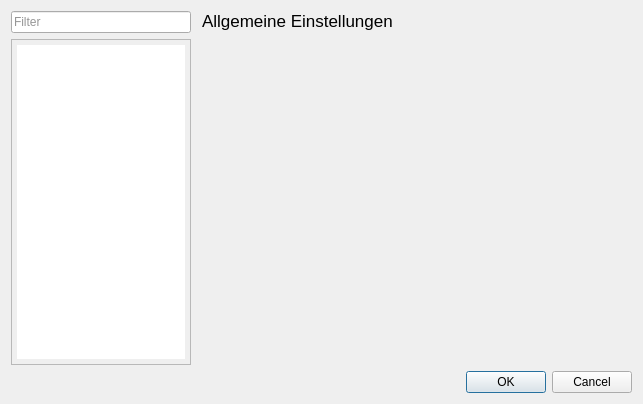
<?xml version="1.0" encoding="UTF-8"?>
<ui version="4.0">
 <class>Settings</class>
 <widget class="QDialog" name="Settings">
  <property name="geometry">
   <rect>
    <x>0</x>
    <y>0</y>
    <width>643</width>
    <height>404</height>
   </rect>
  </property>
  <property name="windowTitle">
   <string>Einstellungen</string>
  </property>
  <property name="windowIcon">
   <iconset resource="resources.qrc">
    <normaloff>:/common/res/common/wrench.png</normaloff>:/common/res/common/wrench.png</iconset>
  </property>
  <layout class="QVBoxLayout" name="verticalLayout">
   <item>
    <layout class="QHBoxLayout" name="horizontalLayout">
     <item>
      <layout class="QVBoxLayout" name="verticalLayout_2">
       <item>
        <widget class="QLineEdit" name="txtFilter">
         <property name="enabled">
          <bool>true</bool>
         </property>
         <property name="sizePolicy">
          <sizepolicy hsizetype="Preferred" vsizetype="Preferred">
           <horstretch>0</horstretch>
           <verstretch>0</verstretch>
          </sizepolicy>
         </property>
         <property name="styleSheet">
          <string notr="true">color: rgb(150, 150, 150);</string>
         </property>
         <property name="text">
          <string>Filter</string>
         </property>
        </widget>
       </item>
       <item>
        <widget class="QListWidget" name="lwCategorys">
         <property name="sizePolicy">
          <sizepolicy hsizetype="Fixed" vsizetype="Expanding">
           <horstretch>0</horstretch>
           <verstretch>0</verstretch>
          </sizepolicy>
         </property>
         <property name="maximumSize">
          <size>
           <width>180</width>
           <height>16777215</height>
          </size>
         </property>
         <property name="font">
          <font>
           <pointsize>12</pointsize>
          </font>
         </property>
         <property name="statusTip">
          <string>Allgemeine Einstellungen</string>
         </property>
         <property name="autoFillBackground">
          <bool>false</bool>
         </property>
         <property name="styleSheet">
          <string notr="true">padding: 5px;</string>
         </property>
         <property name="editTriggers">
          <set>QAbstractItemView::NoEditTriggers</set>
         </property>
         <property name="selectionRectVisible">
          <bool>true</bool>
         </property>
        </widget>
       </item>
      </layout>
     </item>
     <item>
      <layout class="QVBoxLayout" name="verticalLayout_3">
       <property name="leftMargin">
        <number>5</number>
       </property>
       <item>
        <widget class="QLabel" name="lblTitle">
         <property name="font">
          <font>
           <pointsize>13</pointsize>
           <weight>50</weight>
           <bold>false</bold>
          </font>
         </property>
         <property name="text">
          <string>Allgemeine Einstellungen</string>
         </property>
        </widget>
       </item>
       <item>
        <widget class="QWidget" name="centralWidget" native="true">
         <property name="sizePolicy">
          <sizepolicy hsizetype="Expanding" vsizetype="Expanding">
           <horstretch>0</horstretch>
           <verstretch>0</verstretch>
          </sizepolicy>
         </property>
         <layout class="QVBoxLayout" name="verticalLayout_4"/>
        </widget>
       </item>
      </layout>
     </item>
    </layout>
   </item>
   <item>
    <widget class="QDialogButtonBox" name="buttonBox">
     <property name="orientation">
      <enum>Qt::Horizontal</enum>
     </property>
     <property name="standardButtons">
      <set>QDialogButtonBox::Cancel|QDialogButtonBox::Ok</set>
     </property>
    </widget>
   </item>
  </layout>
 </widget>
 <tabstops>
  <tabstop>txtFilter</tabstop>
  <tabstop>lwCategorys</tabstop>
  <tabstop>buttonBox</tabstop>
 </tabstops>
 <resources>
  <include location="resources.qrc"/>
 </resources>
 <connections>
  <connection>
   <sender>lwCategorys</sender>
   <signal>itemClicked(QListWidgetItem*)</signal>
   <receiver>Settings</receiver>
   <slot>onShowSettingsPanel(QListWidgetItem*)</slot>
   <hints>
    <hint type="sourcelabel">
     <x>107</x>
     <y>154</y>
    </hint>
    <hint type="destinationlabel">
     <x>294</x>
     <y>7</y>
    </hint>
   </hints>
  </connection>
  <connection>
   <sender>buttonBox</sender>
   <signal>accepted()</signal>
   <receiver>Settings</receiver>
   <slot>OnAccepted()</slot>
   <hints>
    <hint type="sourcelabel">
     <x>478</x>
     <y>384</y>
    </hint>
    <hint type="destinationlabel">
     <x>278</x>
     <y>-4</y>
    </hint>
   </hints>
  </connection>
  <connection>
   <sender>buttonBox</sender>
   <signal>rejected()</signal>
   <receiver>Settings</receiver>
   <slot>OnRejected()</slot>
   <hints>
    <hint type="sourcelabel">
     <x>544</x>
     <y>386</y>
    </hint>
    <hint type="destinationlabel">
     <x>521</x>
     <y>3</y>
    </hint>
   </hints>
  </connection>
 </connections>
 <slots>
  <slot>onShowSettingsPanel(QListWidgetItem*)</slot>
  <slot>OnRejected()</slot>
  <slot>OnAccepted()</slot>
 </slots>
</ui>
